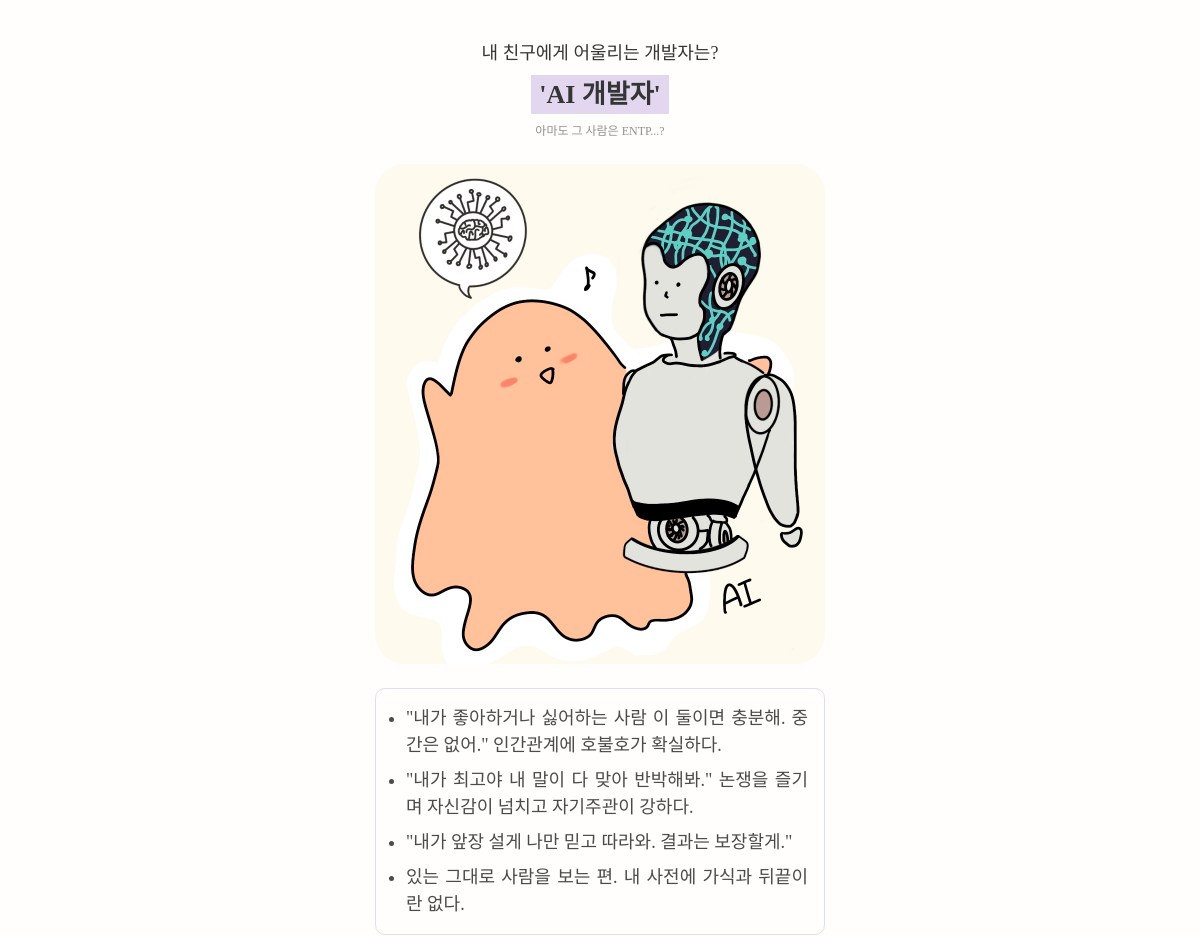
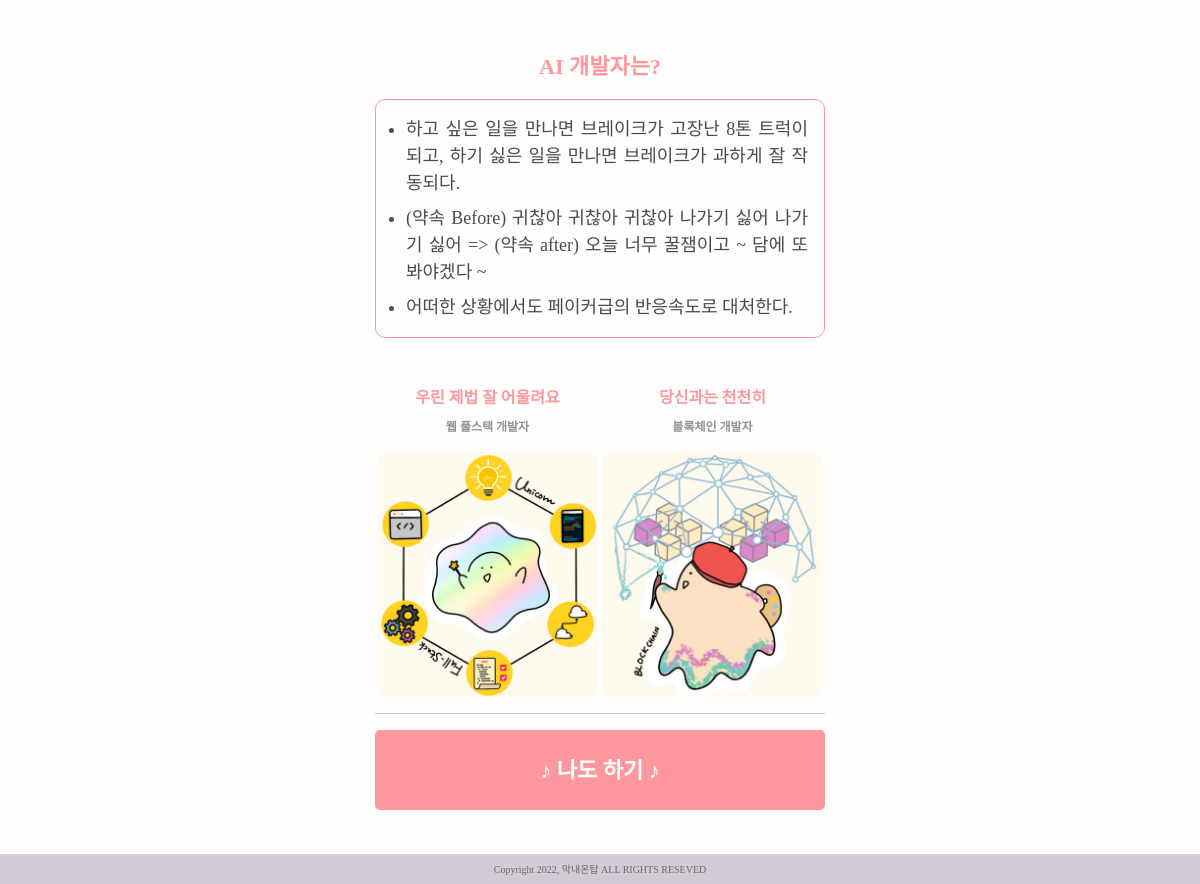
Page /mbti/ENTP/share/ on the committed database (2 pictures, top to bottom).
### MBTI/models.py (models this page shows)
class Mbti(models.Model):
    mbti_name = models.TextField()
    title = models.TextField()
    mbti_type = models.TextField()
    best_mbti = models.IntegerField(default=0)
    worst_mbti = models.IntegerField(default=0)
    top_image = models.ImageField(null=True, blank=True)
    view_cnt = models.IntegerField(default=0)

class BaseInfo(models.Model):
    mbti = models.ForeignKey(
        Mbti,
        on_delete=models.CASCADE,
        related_name= 'base_info'
    )
    content = models.TextField()

### MBTI/views.py (the view)
# urls.py: path('<str:mbti>/share/', views.share_result_page, name='share_result_page'),
def share_result_page(request, mbti):
    mbti_names = Mbti.objects.filter(mbti_name = mbti)[0]
    base_infos = BaseInfo.objects.filter(mbti_id = mbti_names.pk)
    how_tos = Howto.objects.filter(mbti_id = mbti_names.pk)
    best_mbti = Mbti.objects.filter(pk = mbti_names.best_mbti)[0]
    worst_mbti = Mbti.objects.filter(pk = mbti_names.worst_mbti)[0]
    context = {
        'title' : mbti_names.title,
        'mbti_type': mbti_names.mbti_type,
        'mbti_name' : mbti_names.mbti_name,
        'top_image': mbti_names.top_image,
        'best_mbti' : best_mbti,
        'worst_mbti' : worst_mbti,
        'base_infos' : base_infos,
        'how_tos' : how_tos,
    }
    return render(request, 'MBTI/result_share.html', context)

### MBTI/templates/MBTI/result_share.html
{% extends 'base.html' %}
{% load static %}
{% block content %}
  <div class="d-flex flex-column align-items-center">
    <div class="res-subtitle">내 친구에게 어울리는 개발자는?</div>
    <div class="res-maintitle px-2 my-2">'{{ mbti_type }}'</div>
    <div class="res-mbti">아마도 그 사람은 {{ mbti_name }}...?</div>
  </div>
  <img src="{% get_static_prefix %}{{ top_image }}" alt="res-main-img" class="main-img mt-4 mb-3">
  <ul class="content-font pt-2 pb-3 pe-3 mt-2 mb-3 border">
    {% for info in base_infos %}
      <li class="mt-2">{{ info.content }}</li>
    {% endfor %}
  </ul>
  <p class="develop-title">{{mbti_type}}는?</p>
  <ul class="develop-font pt-2 pb-3 pe-3 mt-2 mb-5 border">
    <li class="mt-2">하고 싶은 일을 만나면 브레이크가 고장난 8톤 트럭이 되고, 하기 싫은 일을 만나면 브레이크가 과하게 잘 작동되다.</li>
    <li class="mt-2">(약속 Before) 귀찮아 귀찮아 귀찮아 나가기 싫어 나가기 싫어 => (약속 after) 오늘 너무 꿀잼이고 ~ 담에 또 봐야겠다 ~</li>
    <li class="mt-2">어떠한 상황에서도 페이커급의 반응속도로 대처한다.</li>
  </ul>
  <div class="w-100 row m-0">
    <div class="w-50 d-flex col-6 flex-column align-items-center p-0">
      <p class="chemi-title mb-2">우린 제법 잘 어울려요</p>
      <p class="chemi-name">{{ best_mbti.mbti_type }}</p>
      <img src="{% get_static_prefix %}{{ best_mbti.top_image }}" alt="best-chemi-img" class="chemi-img">
    </div>
    <div class="w-50 d-flex col-6 flex-column align-items-center p-0">
      <p class="chemi-title mb-2">당신과는 천천히</p>
      <p class="chemi-name">{{ worst_mbti.mbti_type }}</p>
      <img src="{% get_static_prefix %}{{ worst_mbti.top_image }}" alt="worst-chemi-img" class="chemi-img">
    </div>
  </div>
  <hr class="my-3">
  <a href="{% url 'mbti:main_page' %}" class="mt-2 mb-4 d-flex justify-content-center align-items-center start-box">
    <span class="start-font">
      ♪ 나도 하기 ♪
    </span>
  </a>
{% endblock content %}

### MBTI/static/mbti.css (style rules this page uses)
body { background: #FFFEFC; }
.main-img { border-radius: 30px; width: 100%; }
.start-box { background: #FF989E; border: 0; border-radius: 5px; width: 100%; height: 60px; text-decoration: none; }
.start-font { font-family: 'Leferi Point Type'; font-style: normal; font-weight: 800; font-size: 22px; color: #FFFFFF; }
.res-subtitle { font-family: 'Leferi Base Type'; font-style: normal; font-weight: 400; font-size: 14px; color: #353535; text-align: center; }
.res-maintitle { font-family: 'Leferi Base Type'; font-style: normal; font-weight: 700; font-size: 20px; color: #353535; text-align: center; background: #E2D7EF; }
.res-mbti { font-family: 'Leferi Base Type'; font-style: normal; font-weight: 400; font-size: 12px; color: #949191; text-align: center; }
.content-font { font-family: 'SUIT'; font-style: normal; font-weight: 500; font-size: 14px; text-align: justify; color: #4B4B4B; border-radius: 10px; padding-left: 30px; }
.develop-title { font-family: 'Leferi Base Type'; font-style: normal; font-weight: 700; font-size: 18px; text-align: center; color: #FF989E; margin-top: 32px; }
.develop-font { font-family: 'SUIT'; font-style: normal; font-weight: 500; font-size: 14px; text-align: justify; color: #4B4B4B; border-radius: 10px; border-color: #FF989E !important; padding-left: 30px; }
.chemi-title { font-family: 'Leferi Base Type'; font-style: normal; font-weight: 700; font-size: 12px; text-align: center; color: #FF989E; }
.chemi-name { font-family: 'Leferi Base Type'; font-style: normal; font-weight: 700; font-size: 8px; text-align: center; color: #949191; }
.chemi-img { width: 98%; margin-left: auto; margin-right: auto; border-radius: 10px; }
@media (min-width: 480px) { .start-box { height: 80px; } }
@media (min-width: 480px) { .res-subtitle { font-size: 18px; } }
@media (min-width: 480px) { .res-maintitle { font-size: 26px; } }
@media (min-width: 480px) { .content-font { font-size: 18px; } }
@media (min-width: 480px) { .develop-title { font-size: 22px; margin-top: 52px; } }
@media (min-width: 480px) { .develop-font { font-size: 18px; } }
@media (min-width: 480px) { .chemi-title { font-size: 16px; } }
@media (min-width: 480px) { .chemi-name { font-size: 12px; } }

### rows in the picture
Mbti: mbti_type "AI 개발자", mbti_name "ENTP", top_image (picture)
BaseInfo: content "\"내가 좋아하거나 싫어하는 사람 이 둘이면 충분해. 중간은 없어.\" 인간관계에 호불호가 확실하다."
BaseInfo: content "\"내가 최고야 내 말이 다 맞아 반박해봐.\" 논쟁을 즐기며 자신감이 넘치고 자기주관이 강하다."
BaseInfo: content "\"내가 앞장 설게 나만 믿고 따라와. 결과는 보장할게.\""
BaseInfo: content "있는 그대로 사람을 보는 편. 내 사전에 가식과 뒤끝이란 없다."
Mbti: mbti_type "웹 풀스택 개발자", top_image (picture)
Mbti: mbti_type "블록체인 개발자", top_image (picture)
